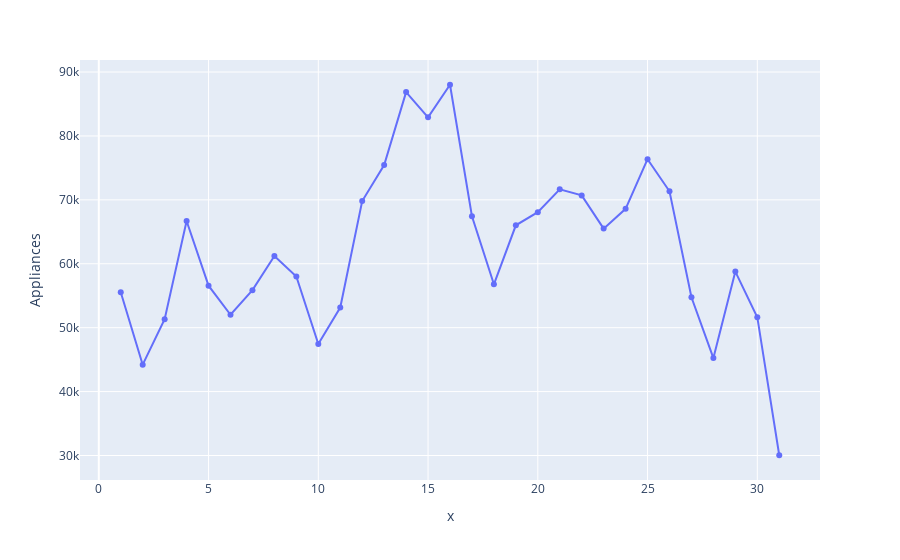

This figure's notebook cell:
### Markdown cell above
### 5. Exploring the Data

### Code cell
# We can see energy consumption by days or hours.
date_sum= dfk.groupby('day').sum()
px.line(date_sum, y = 'Appliances', x = date_sum.index).update_traces(mode='lines+markers')

### Figure 1 — Plotly figure (JSON) as saved in the notebook; plotly's stock layout.template omitted (floating-point values rounded to 4 significant figures)
{"data": [{"hoverlabel": {"namelength": 0}, "hovertemplate": "x=%{x}<br>Appliances=%{y}", "legendgroup": "", "line": {"color": "#636efa", "dash": "solid"}, "mode": "lines+markers", "name": "", "showlegend": false, "type": "scatter", "x": [1, 2, 3, 4, 5, 6, 7, 8, 9, 10, 11, 12, 13, 14, 15, 16, 17, 18, 19, 20, 21, 22, 23, 24, 25, 26, 27, 28, 29, 30, 31], "xaxis": "x", "y": [55540, 44210, 51330, 66700, 56570, 52020, 55870, 61220, 58010, 47440, 53150, 69810, 75440, 86860, 82910, 88010, 67440, 56790, 66020, 68070, 71650, 70700, 65500, 68600, 76360, 71340, 54750, 45240, 58780, 51640, 30040], "yaxis": "y"}], "layout": {"legend": {"tracegroupgap": 0}, "margin": {"t": 60}, "xaxis": {"anchor": "y", "domain": [0, 1], "title": {"text": "x"}}, "yaxis": {"anchor": "x", "domain": [0, 1], "title": {"text": "Appliances"}}}}
